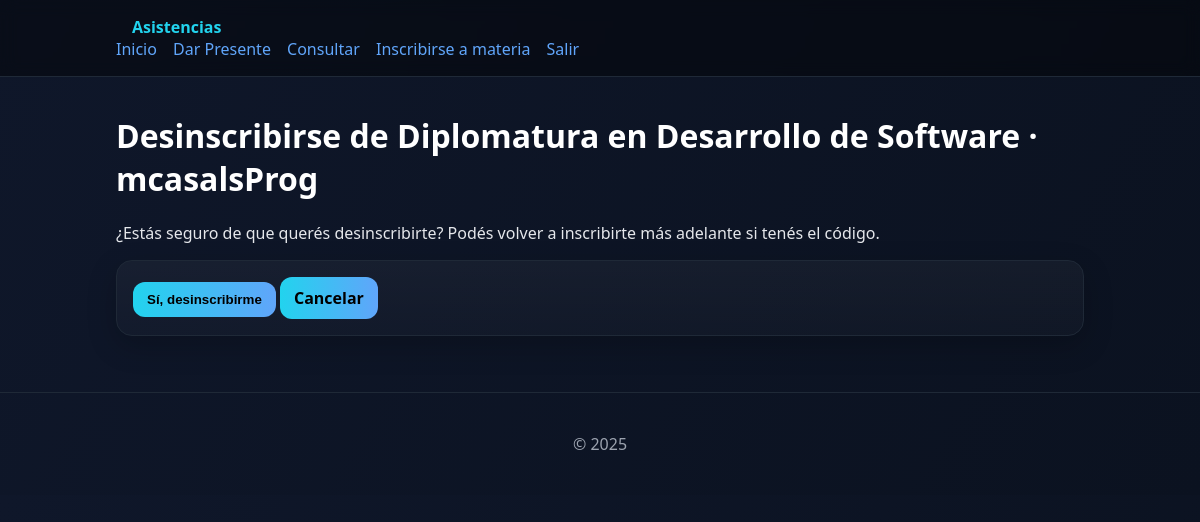
Page /materias/2/desinscribirse/ (signed in) on the committed database.
### asistencias/models.py (models this page shows, shortened)
class Materia(models.Model):
    diplomatura = models.ForeignKey(Diplomatura, on_delete=models.CASCADE, related_name='materias')
    nombre = models.CharField(max_length=200)
    descripcion = models.TextField(blank=True)
    codigo = models.CharField(max_length=20, unique=True)  # para inscripción
    profesor_titular = models.ForeignKey(User, on_delete=models.SET_NULL, null=True, related_name='materias_titular')
    class Meta:
        unique_together = ('diplomatura', 'nombre')

class Diplomatura(models.Model):
    nombre = models.CharField(max_length=200, unique=True)
    descripcion = models.TextField(blank=True)
    codigo = models.CharField(max_length=20, unique=True)  # para inscripción
    creada_por = models.ForeignKey(User, on_delete=models.SET_NULL, null=True, related_name='diplos_creadas')
    coordinadores = models.ManyToManyField(
        User, blank=True, related_name='diplos_coordinadas'
    )

### asistencias/permissions.py (the view)
        @login_required
        def _wrapped(request, *args, **kwargs):
            if request.user.nivel >= min_nivel:
                return view(request, *args, **kwargs)
            return HttpResponseForbidden("No tenés permisos.")

### asistencias/permissions.py (called while the page is built)
def requiere_nivel(min_nivel):
    def decorator(view):
        @login_required
        def _wrapped(request, *args, **kwargs):
            if request.user.nivel >= min_nivel:
                return view(request, *args, **kwargs)
            return HttpResponseForbidden("No tenés permisos.")
        return _wrapped
    return decorator

### asistencias/views/alumno.py (called while the page is built)
@requiere_nivel(1)
def desinscribirse_materia(request, materia_id):
    materia = get_object_or_404(Materia, id=materia_id)
    if ProfesorMateria.objects.filter(user=request.user, materia=materia).exists():
        return HttpResponseForbidden("Sos profesor de esta materia: no podés desinscribirte como alumno.")
    insc = InscripcionMateria.objects.filter(user=request.user, materia=materia).first()
    if not insc:
        messages.info(request, "No estabas inscripto en esta materia.")
        return redirect('asistencias:listar_materias')
    if request.method == 'POST':
        insc.delete()
        messages.success(request, f"Te desinscribiste de {materia.nombre}.")
        return redirect('asistencias:listar_materias')
    return render(request, 'asistencias/confirmar_desinscripcion.html', {'materia': materia})

### templates/asistencias/confirmar_desinscripcion.html (shortened to what this page needs)
{% extends 'base.html' %}
{% block content %}
<h1>Desinscribirse de {{ materia.diplomatura.nombre }} · {{ materia.nombre }}</h1>
<p class="muted">
  ¿Estás seguro de que querés desinscribirte? Podés volver a inscribirte más adelante si tenés el código.
</p>
<form method="post" class="card">
  <button class="btn danger" type="submit">Sí, desinscribirme</button>
  <a class="btn" href="{% url 'asistencias:ver_clases' materia.id %}">Cancelar</a>
</form>
{% endblock %}

### static/core/styles.css (style rules this page uses)
:root { --bg:#0f172a; --card:#111827; --text:#e5e7eb; --muted:#9ca3af; --accent:#22d3ee; --accent2:#60a5fa; }
* { box-sizing:border-box }
body { margin:0;font-family:system-ui,Segoe UI,Roboto,Arial,sans-serif;background:linear-gradient(120deg,var(--bg),#0b1220);color:var(--text) }
a { color:var(--accent2);text-decoration:none }
h1,h2,h3 { color:#fff }
.card { background:linear-gradient(180deg,rgba(255,255,255,.04),rgba(255,255,255,.02));border:1px solid #1f2937;border-radius:16px;padding:16px;box-shadow:0 10px 30px rgba(0,0,0,.2) }
.btn { display:inline-block;padding:10px 14px;border-radius:12px;background:linear-gradient(90deg,var(--accent),var(--accent2));color:#000;font-weight:700;border:none }

### rows in the picture
Materia: diplomatura.nombre "Diplomatura en Desarrollo de Software", nombre "mcasalsProg"
